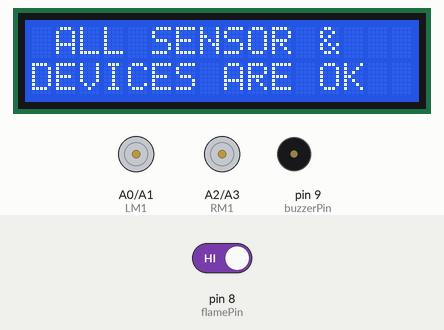
This sketch was run on a simulated Arduino Uno, built with avr-gcc and run on an emulated ATmega328P. On the bench: 16×2 character LCD, motor-driver pin pairs drawn as motors (green arrow = first pin HIGH = forward, orange = second pin HIGH = backward, longer = more drive, scaled by the enable pin), buzzer (waves = sounding, pin HIGH). Inputs (shaded band) come from the test bench; at power-on: pin 8 (flamePin) HIGH. What the sketch prints to the serial monitor is not drawn.

Above: at 3.6 s.
At 6.7 s:
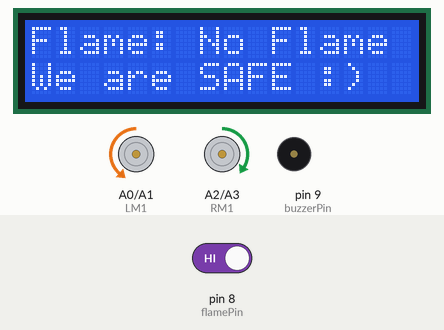
6.8 s: pin 8 (flamePin) driven LOW
At 6.95 s:
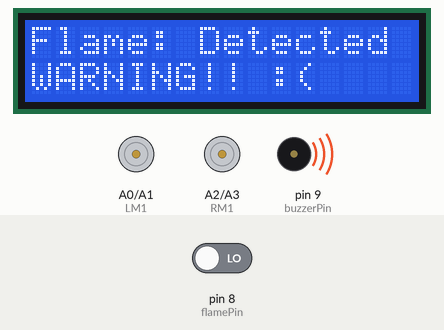
8.6 s: pin 8 (flamePin) driven HIGH
At 8.79 s:
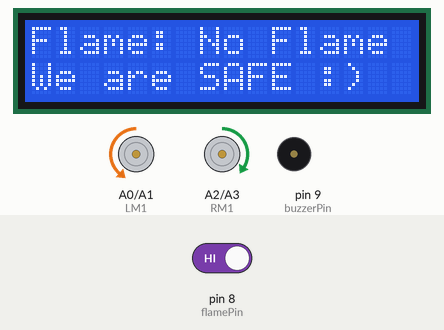
Timing chart, 0 to 11.6 s (numbered marks = the images above; inputs shaded):
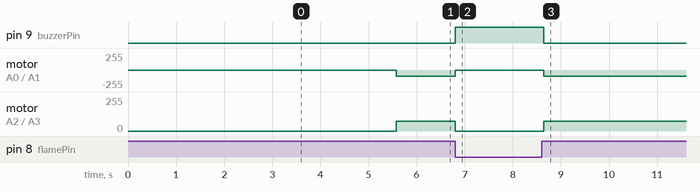

Measured:
- after the input at 6.8 s, pin 9 (buzzerPin): LOW → HIGH at once; motor on A0 (LM1) / A1 (LM2): backward 95/255 → stopped at once; motor on A2 (RM1) / A3 (RM2): forward 75/255 → stopped at once; the display: first differs from a run without the input at once (image 2)
- after the input at 8.6 s, pin 9 (buzzerPin): HIGH → LOW at once; motor on A0 (LM1) / A1 (LM2): stopped → backward 95/255 at once; motor on A2 (RM1) / A3 (RM2): stopped → forward 75/255 at once; the display: first differs from a run without the input at once (image 3)
- what the display in image 0 shows lasts 2.0 s, from 3.6 s to 5.6 s

The sketch:

FLAME_DETECTOR_ROBOT.ino
```cpp
 #include <LiquidCrystal.h>
LiquidCrystal lcd(2, 3, 4, 5, 6, 7);      //LCD DISPLAY

#define flamePin 8                  //Sensor
#define buzzerPin 9                 //Buzzeer
#define LM1 A0                      //Leftmotor1
#define LM2 A1                      //Leftmotor2
#define RM1 A2                      //Rightmotor1
#define RM2 A3                      //Rightmotor2
#define ENA 10                     //ENA PIN
#define ENB 11                      //ENB PIN


void setup() {
 Serial.begin(9600);
 lcd.begin(16, 2);

 pinMode(buzzerPin,OUTPUT);         //DEFINING INPUT & OUTPUT PINS
 pinMode(flamePin,INPUT);
 pinMode(LM1, OUTPUT);
 pinMode(LM2, OUTPUT);
 pinMode(RM1, OUTPUT);
 pinMode(RM2, OUTPUT);
 pinMode(ENA, OUTPUT);
 pinMode(ENB, OUTPUT);

  lcd.setCursor(0, 0);                  //SETTING CURSOR ON LCD DISPLAY
  lcd.print("Calibrating");
    for(int i = 0; i <5; i++){
      if (i==4)
      {
         lcd.setCursor(0, 1);
         lcd.print(".");
        }
       else  lcd.print(".");
      delay(500);
      }
    lcd.setCursor(11, 1);
    lcd.print("Done");
    delay(1000);
    lcd.clear();
    lcd.setCursor(1, 0);
    lcd.print("ALL SENSOR &");
    lcd.setCursor(0, 1);
    lcd.print("DEVICES ARE OK");
    delay(2000);
    lcd.clear();

}

void loop() {

int Flame = digitalRead(flamePin);

  if (Flame == LOW)                      // IF FLAME IS DETECTED THEN PERFORM THIS OPERATION
  {
     digitalWrite(buzzerPin,HIGH);
     lcd.setCursor(0, 0);
     lcd.print("Flame: ");
     lcd.print("Detected");
     lcd.setCursor(0, 1);
     lcd.print("WARNING!! :(");
     Serial.print(Flame);
     Serial.print("\t");
     Serial.print("Flame is Detected");
     Serial.print("WARNING!!");
     digitalWrite(LM1,LOW);
     digitalWrite(LM2,LOW);
     analogWrite(ENA, 0);
     digitalWrite(RM1,LOW);
     digitalWrite(RM2,LOW);
     analogWrite(ENB, 0);
  }
  else if (Flame == HIGH)               // IF FLAME IS NOT DETECTED THEN PERFORM THIS OPERATION
  {
     digitalWrite(buzzerPin,LOW);
     lcd.setCursor(0, 0);
     lcd.print("Flame: ");
     lcd.print("No Flame");
     lcd.setCursor(0, 1);
     lcd.print("We are SAFE :)");
     Serial.print(Flame);
     Serial.print("\t");
     Serial.println("No Flame");
     Serial.println("We are SAFE");
     digitalWrite(LM1,LOW);
     digitalWrite(LM2,HIGH);
     analogWrite(ENA, 95);
     digitalWrite(RM1,HIGH);
     digitalWrite(RM2,LOW);
     analogWrite(ENB, 75);
  }

  delay(300);
  lcd.clear();
}
```
